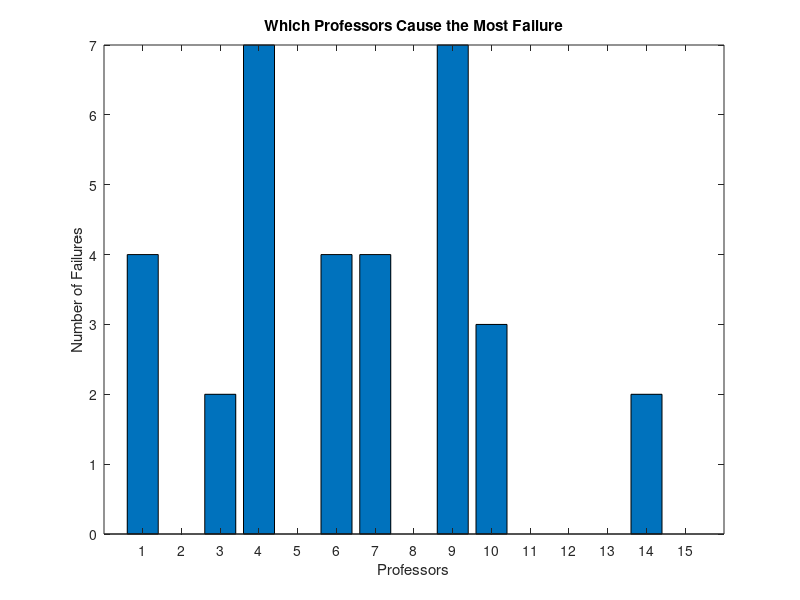

The MATLAB script that drew this image: (Note: this script raises an error after producing the figure.)
function failGraph()
%failGraph prints out the statistics for which teacher obstacles caused the
%  most collisions
%   Inputs: none
%   Outputs: none

global failsFigure
prof={'Altiero','Anderson','Aung','Bayer','Brown','Dancisak','Gaver','Gilbertson',...
    'Job','Moore','Murfee','Raymond','Sanchez','Schuler','Walker'}; %Array of professors
fails = load('Save Files/failures.txt'); %Reads in failure data from file
%Plots the data in a bar graph
failsFigure = figure;
bar(fails);
%Labels axes
title('Which Professors Cause the Most Failure');
xlabel('Professors');
ylabel('Number of Failures');
%Applies the x-axis labels and rotates them 45 degrees
ax = gca;
ax.XTickLabels=prof;
ax.XTickLabelRotation = 45;
end